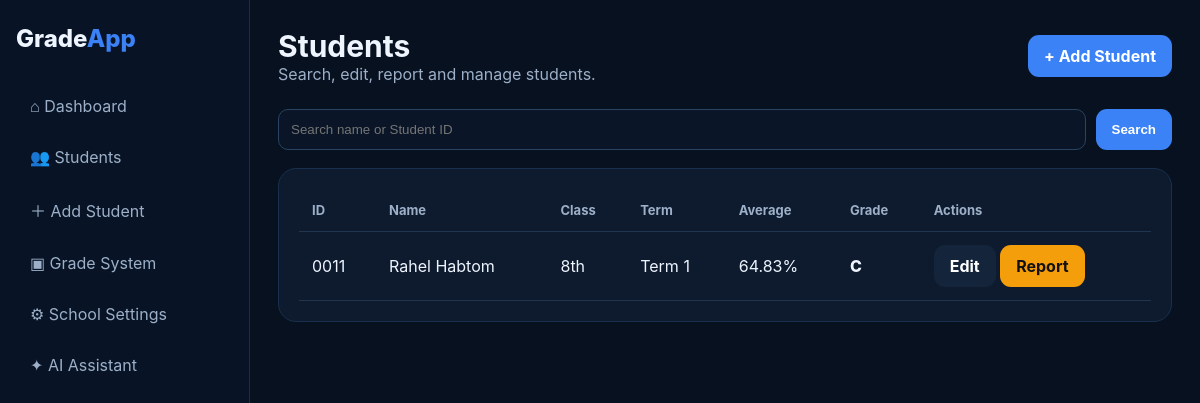
/students, run on the app's committed database.
### tables this page shows
CREATE TABLE students (
        id INTEGER PRIMARY KEY AUTOINCREMENT,
        student_id TEXT UNIQUE NOT NULL,
        name TEXT NOT NULL,
        class_name TEXT DEFAULT '',
        academic_year TEXT DEFAULT '',
        term TEXT DEFAULT 'Term 1',
        subjects_json TEXT DEFAULT '[]',
        average REAL DEFAULT 0,
        overall_grade TEXT DEFAULT ''
    );

### app.py (the view)
@app.route("/students")
def students():
    q = request.args.get("q", "").strip()
    con = db()
    if q:
        rows = con.execute(
            "SELECT * FROM students WHERE name LIKE ? OR student_id LIKE ? ORDER BY id DESC",
            (f"%{q}%", f"%{q}%")
        ).fetchall()
    else:
        rows = con.execute("SELECT * FROM students ORDER BY id DESC").fetchall()
    con.close()
    return render_template("students.html", students=rows, q=q)

### app.py (called while the page is built)
def db():
    con = sqlite3.connect(DB_PATH)
    con.row_factory = sqlite3.Row
    return con

def get_settings():
    return dict(db().execute("SELECT * FROM settings WHERE id=1").fetchone())

@app.context_processor
def inject_globals():
    return {"APP_NAME": APP_NAME, "settings": get_settings()}

### templates/students.html
{% extends "base.html" %}
{% block content %}
<div class="top"><div><h1>Students</h1><div class="muted">Search, edit, report and manage students.</div></div><a class="btn" href="{{url_for('new_student')}}">+ Add Student</a></div>
<form class="actions" method="get"><input style="flex:1;min-width:240px;background:#0a1627;border:1px solid #294361;color:#fff;border-radius:10px;padding:12px" name="q" value="{{q}}" placeholder="Search name or Student ID"><button class="btn">Search</button></form>
<div class="card"><div class="table-wrap"><table><tr><th>ID</th><th>Name</th><th>Class</th><th>Term</th><th>Average</th><th>Grade</th><th>Actions</th></tr>
{% for s in students %}<tr><td>{{s.student_id}}</td><td>{{s.name}}</td><td>{{s.class_name}}</td><td>{{s.term}}</td><td>{{"%.2f"|format(s.average)}}%</td><td class="grade">{{s.overall_grade}}</td><td><a class="btn secondary" href="{{url_for('edit_student',student_pk=s.id)}}">Edit</a> <a class="btn orange" href="{{url_for('report',student_pk=s.id)}}">Report</a></td></tr>{% else %}<tr><td colspan="7">No students found.</td></tr>{% endfor %}
</table></div></div>
{% endblock %}

### static/style.css (style rules this page uses)
:root { --bg:#07111f;--surface:#0e1b2e;--surface2:#13243b;--input:#0a1627;--text:#eef5ff;--muted:#9db0c8;--primary:#3b82f6;--green:#22c55e;--orange:#f59e0b;--red:#ef4444 }
* { box-sizing:border-box }
body { margin:0;font-family:Inter,Segoe UI,Arial,sans-serif;background:var(--bg);color:var(--text) }
a { text-decoration:none;color:inherit }
.top { display:flex;justify-content:space-between;align-items:center;margin-bottom:25px }
h1 { margin:0;font-size:30px }
.muted { color:var(--muted) }
.card { background:var(--surface);border:1px solid #18304d;border-radius:18px;padding:20px }
.actions { display:flex;gap:10px;flex-wrap:wrap;margin:18px 0 }
.btn { border:0;border-radius:11px;padding:11px 16px;background:var(--primary);color:white;font-weight:700;cursor:pointer;display:inline-block }
.btn.secondary { background:var(--surface2) }
.btn.orange { background:var(--orange);color:#111 }
table { width:100%;border-collapse:collapse }
.table-wrap { overflow:auto }
.table-wrap table { min-width:700px }
th,td { text-align:left;padding:13px;border-bottom:1px solid #203650 }
th { color:var(--muted);font-size:13px }
.grade { font-weight:800 }

### data on the page
students: student_id "0011", name "Rahel Habtom", class_name "8th", term "Term 1", average "64.83", overall_grade "C"
